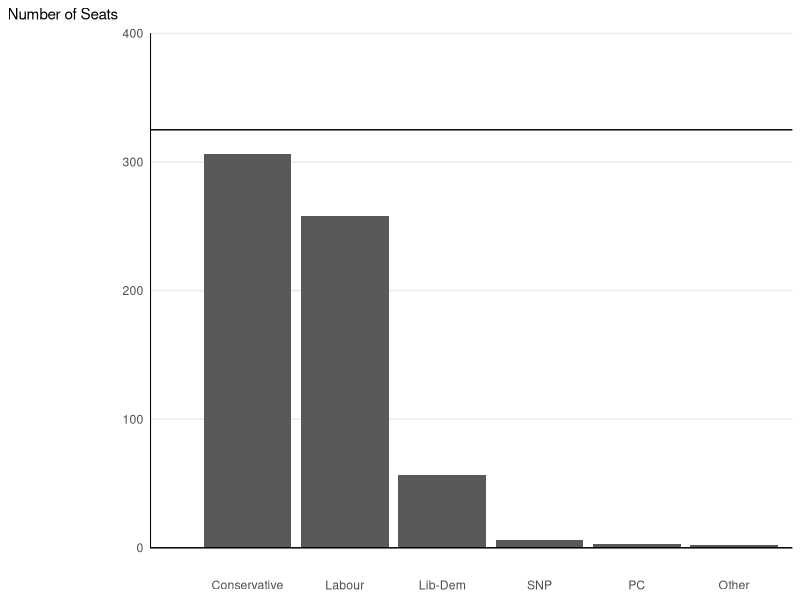

This figure's R source:
library(dplyr)
library(ggplot2)
library(tidyr)

elections2010Raw <- read.csv("Election2010.csv")

seats2010<-elections2010Raw %>%
  select(Seat,Win10) %>%
  group_by(Win10) %>%
  summarise(NumSeats=n()) %>%
  rename(Party = Win10) %>%
  ungroup() %>%
  transform(Party = factor(Party,levels=Party[rank(-NumSeats)]))


p<- ggplot(seats2010,aes(Party,NumSeats)) + geom_bar(stat = "identity")
p <- p + geom_hline(yintercept=325)
p <- p + scale_y_continuous(limits=c(0,400))
p <- p + theme_bw()
p <- p + theme(
  plot.background = element_blank()
  ,panel.grid.major.x = element_blank()
  ,panel.grid.minor= element_blank()
  ,panel.border = element_blank()
  ,axis.ticks = element_blank()
  ,axis.title.y = element_text(angle=0,vjust=1,hjust=5)
  ,axis.title.x = element_blank()
)
p <- p + geom_hline(yintercept=0)
p <- p + geom_segment(aes(x = 0, y = 0, xend = 0, yend = 400))
p <- p+ ylab("Number of Seats")
p 


elections2010Tidy<-elections2010Raw %>%
  select(1:3,Win10 ,Con10:UKIP10,con05:oth05) %>%
  gather(Party, VoteShare, c(Con10:UKIP10, con05:oth05)) %>%
  separate(Party,c("Party","Year"),sep=-3) %>%
  arrange(Seat)







